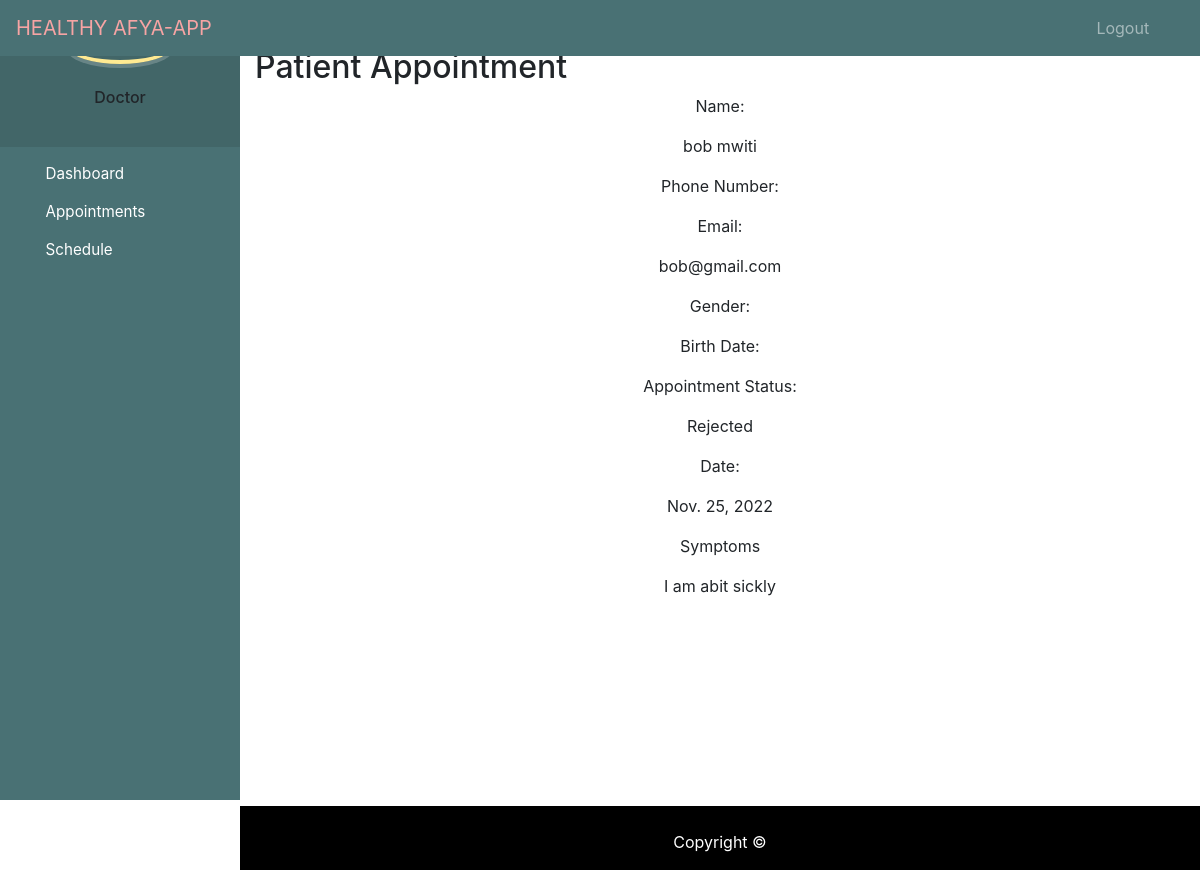
The app's page /appointment_details/2 with its own data.
### bookingapp/models.py (models this page shows, shortened)
class Appointment(models.Model):
    PENDING = 'Pending'
    APPROVED = 'Approved'
    REJECTED = 'Rejected'
    COMPLETED = 'Completed'
    CANCELLED = 'Cancelled'
    STATUS_CHOICES = [
        (PENDING, 'Pending'),
        (APPROVED, 'Approved'),
        (REJECTED, 'Rejected'),
        (COMPLETED, 'Completed'),
        (CANCELLED, 'Cancelled'),
    ]
    created_at = models.DateTimeField(auto_now_add=True)
    symptoms = models.TextField(null=True)
    appointment_date = models.DateField(null=True)
    status = models.CharField(max_length=255, choices=STATUS_CHOICES, default=PENDING)
    doctor = models.ForeignKey(Doctor, on_delete=models.CASCADE, related_name='doctor_info')
    user = models.ForeignKey(User, on_delete=models.CASCADE, related_name = 'user_info')

### bookingapp/views.py (the view)
# urls.py: path('appointment_details/<appointment_id>',views.view_appointment, name='appointment-details'),
def view_appointment(request, appointment_id):
    appointment_data = Appointment.objects.get(id=appointment_id)
    context = {'appointment_data': appointment_data}
    return render(request, 'doctor/view_appointment.html', context=context)

### bookingapp/templates/doctor/view_appointment.html (shortened to what this page needs)
{% extends 'doctor/base.html' %}
{% block content %}
<section class="page--section">
    <div class="container">
        <h2 class="page--header">Patient Appointment</h2>
    </div>
    <div class="profile--container">
        <div class="item--row">
            <p class="font--bold">Name:</p>
            <p>{{appointment_data.user.first_name}} {{appointment_data.user.last_name}}</p>
        </div>
        <div class="item--row">
            <p class="font--bold">Phone Number:</p>
        </div>
        <div class="item--row">
            <p class="font--bold">Email:</p>
            <p>{{appointment_data.user.email}}</p>
        </div>
        <div class="item--row">
            <p class="font--bold">Gender:</p>
        </div>
        <div class="item--row">
            <p class="font--bold">Birth Date:</p>
        </div>
        <div class="item--row">
            <p class="font--bold">Appointment Status:</p>
            <p>{{appointment_data.status}}</p>
        </div>
        <div class="item--row">
            <p class="font--bold">Date:</p>
            <p>{{appointment_data.appointment_date}}</p>
        </div>
        <div class="item--head">
            <p class="font--bold">Symptoms</p>
        </div>
        <div class="item--bio">
            <p>{{appointment_data.symptoms}}</p>
        </div>
        <div class="item--button">
            <a href="{{request.META.HTTP_REFERER}}" class="btn--full">Go back</a>
        </div>
    </div>
</section>
{% endblock %}

### bookingapp/templates/doctor/base.html (style rules this page uses)
a:link { text-decoration: none; }
a { color: white; }
p { text-align: center; }
body { padding-left: 240px; }

### records on screen
Appointment: user.first_name "bob", user.last_name "mwiti", user.email "bob@gmail.com", status "Rejected", appointment_date "Nov. 25, 2022", symptoms "I am abit sickly"
